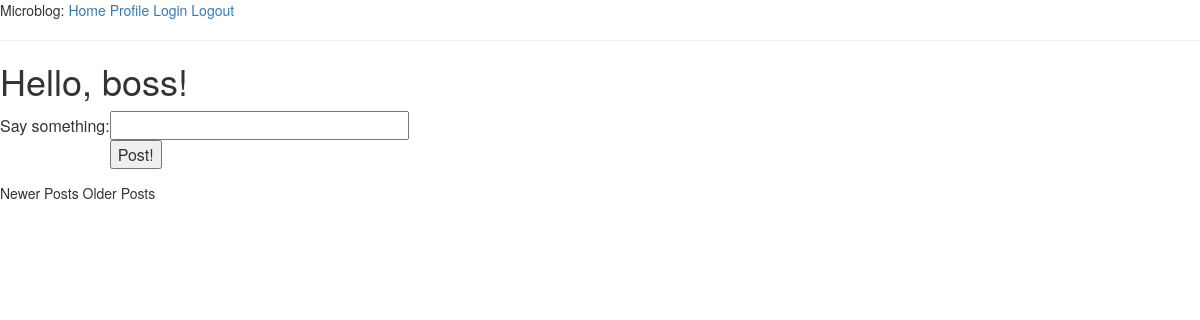
Before: /index (signed in) with the older database file.
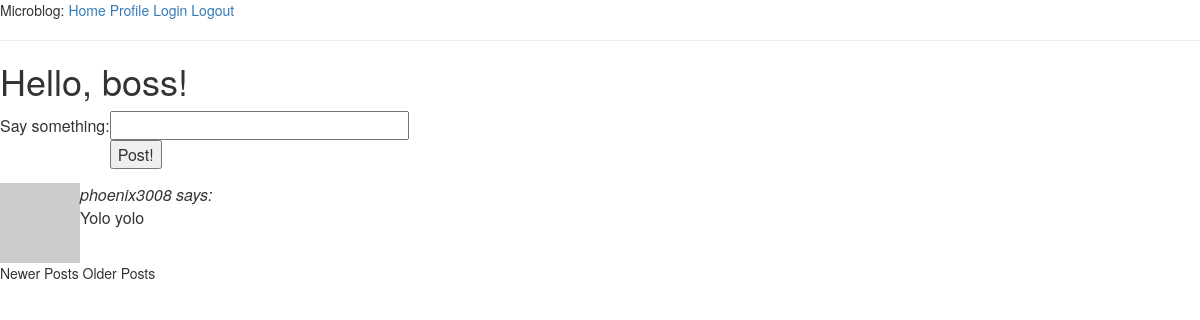
After: the same page with the newer database file.
### app/models.py (models this page shows, shortened)
class Post(db.Model):
    id = db.Column(db.Integer, primary_key=True)
    body = db.Column(db.String(140))
    timestamp = db.Column(db.DateTime)
    user_id = db.Column(db.Integer, db.ForeignKey('user.id'))

class User(db.Model):
    id = db.Column(db.Integer, primary_key=True)
    nickname = db.Column(db.String(64), index=True, unique=True)
    email = db.Column(db.String(120), index=True, unique=True)
    posts = db.relationship('Post', backref = 'author', lazy = 'dynamic')
    about_me = db.Column(db.String(140))
    last_seen = db.Column(db.DateTime)
    followed = db.relationship('User',
                                secondary=followers,
                                primaryjoin=(followers.c.follower_id == id),
                                secondaryjoin = (followers.c.followed_id == id),
                                backref=db.backref('followers', lazy='dynamic'),
                                lazy='dynamic')
    def is_authenticated(self):
        return True
    def avatar(self, size):
        return 'http://www.gravatar.com/avatar/%s?d=retro&s=%d' % (md5(self.email.encode('utf-8')).hexdigest(), size)
    def followed_posts(self):
        return Post.query.join(followers, (followers.c.followed_id == Post.user_id)).filter(followers.c.follower_id == self.id).order_by(Post.timestamp.desc())

### app/views.py (the view)
@app.route('/', methods=['GET', 'POST'])
@app.route('/index', methods=['GET', 'POST'])
@app.route('/index/<int:page>', methods=['GET', 'POST'])
@login_required
def index(page=1):
    form = PostForm()
    if form.validate_on_submit():
        post = Post(body=form.post.data, timestamp=datetime.utcnow(), author=g.user)
        db.session.add(post)
        db.session.commit()
        flash("Your post is now live yo!")
        return redirect(url_for('index'))
    posts = g.user.followed_posts().paginate(page, POSTS_PER_PAGE, False)
    return render_template('index.html', title="Home", form=form, posts=posts)

### app/forms.py
class PostForm(Form):
    post = StringField('post', validators=[DataRequired()])
    content = StringField('content', validators=[DataRequired()])

### app/views.py (called while the page is built)
@app.before_request
def before_request():
    g.user = current_user
    if g.user.is_authenticated():
        g.user.last_seen = datetime.utcnow()
        db.session.add(g.user)
        db.session.commit()

@lm.user_loader ##We use this decorator to link with Flask-Login!
def load_user(id):
    return User.query.get(int(id))

### app/templates/index.html (shortened to what this page needs)
{% extends "base.html" %}
{% block content %}
    <h1>Hello, {{ g.user.nickname }}!</h1>
    <form action="" method="post" name="post">
        <table>
            <tr>
                <td>Say something: </td>
                <td>{{ form.post(size=30, max_length=140) }}</td>
            </tr>
            <tr>
                <td></td>
                <td><input type="submit" value="Post!"></td>
            </tr>
        </table>
    </form>
    {% for post in posts.items %}
        {% include 'post.html' %}
    {% endfor %}
    {% if posts.has_prev %}
    <a href="{{ url_for('index', page = posts.prev_num) }}"> Newer Posts </a>
    {% else %}
        Newer Posts
    {% endif %}
    {% if posts.has_next %}
        <a href="{{ url_for('index', page = posts.next_num) }}"> Older Posts </a>
    {% else %}
        Older Posts
    {% endif %}
{% endblock %}

### app/templates/post.html (shortened to what this page needs)
<table>
        <tr valign="top">
            <td>
                <img src="{{ post.author.avatar(50) }}">
            </td>
            <td>
                <i>{{ post.author.nickname }} says:</i>
                <br/ >
                {{ post.body }}
            </td>
        </tr>
</table>

Changed rows visible on the page:
added Post: author.nickname "phoenix3008", body "Yolo yolo"
